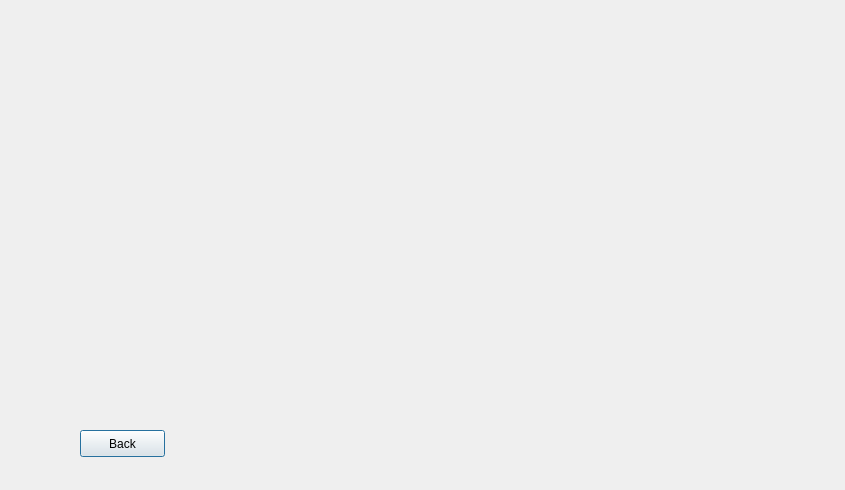
<?xml version="1.0" encoding="UTF-8"?>
<ui version="4.0">
 <class>Dialog</class>
 <widget class="QDialog" name="Dialog">
  <property name="geometry">
   <rect>
    <x>0</x>
    <y>0</y>
    <width>845</width>
    <height>490</height>
   </rect>
  </property>
  <property name="windowTitle">
   <string>Dialog</string>
  </property>
  <widget class="QLabel" name="imageLabel">
   <property name="geometry">
    <rect>
     <x>90</x>
     <y>40</y>
     <width>671</width>
     <height>341</height>
    </rect>
   </property>
   <property name="text">
    <string/>
   </property>
  </widget>
  <widget class="QPushButton" name="BackButton">
   <property name="geometry">
    <rect>
     <x>80</x>
     <y>430</y>
     <width>85</width>
     <height>27</height>
    </rect>
   </property>
   <property name="text">
    <string>Back</string>
   </property>
  </widget>
 </widget>
 <resources/>
 <connections/>
</ui>
